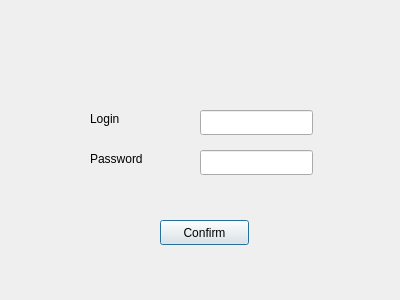
<?xml version="1.0" encoding="UTF-8"?>
<ui version="4.0">
 <class>Dialog</class>
 <widget class="QDialog" name="Dialog">
  <property name="geometry">
   <rect>
    <x>0</x>
    <y>0</y>
    <width>400</width>
    <height>300</height>
   </rect>
  </property>
  <property name="windowTitle">
   <string>Dialog</string>
  </property>
  <widget class="QLineEdit" name="lineEdit">
   <property name="geometry">
    <rect>
     <x>200</x>
     <y>110</y>
     <width>113</width>
     <height>25</height>
    </rect>
   </property>
  </widget>
  <widget class="QLineEdit" name="lineEdit_2">
   <property name="geometry">
    <rect>
     <x>200</x>
     <y>150</y>
     <width>113</width>
     <height>25</height>
    </rect>
   </property>
  </widget>
  <widget class="QLabel" name="label">
   <property name="geometry">
    <rect>
     <x>90</x>
     <y>110</y>
     <width>67</width>
     <height>17</height>
    </rect>
   </property>
   <property name="text">
    <string>Login</string>
   </property>
  </widget>
  <widget class="QLabel" name="label_2">
   <property name="geometry">
    <rect>
     <x>90</x>
     <y>150</y>
     <width>67</width>
     <height>17</height>
    </rect>
   </property>
   <property name="text">
    <string>Password</string>
   </property>
  </widget>
  <widget class="QPushButton" name="pushButton">
   <property name="geometry">
    <rect>
     <x>160</x>
     <y>220</y>
     <width>89</width>
     <height>25</height>
    </rect>
   </property>
   <property name="text">
    <string>Confirm</string>
   </property>
  </widget>
 </widget>
 <resources/>
 <connections/>
</ui>
